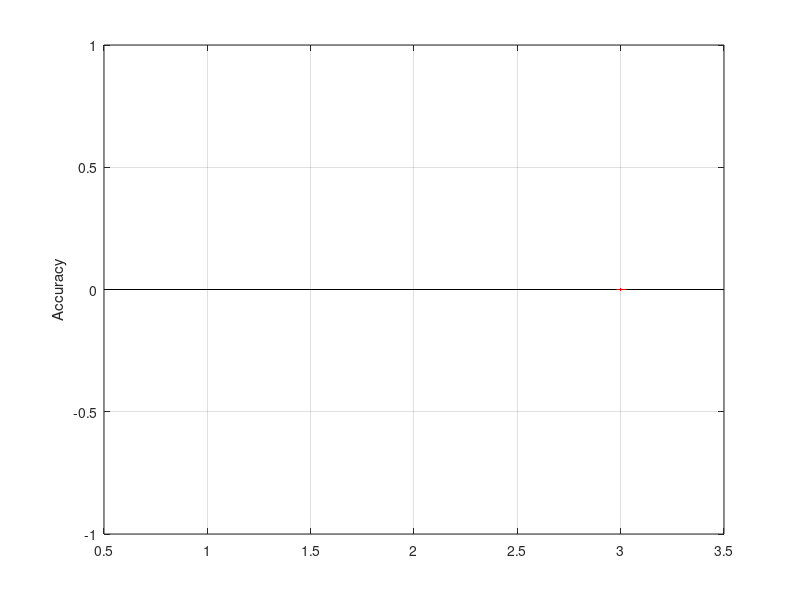

Write the MATLAB code that produced this figure. (Note: this script raises an error after producing the figure.)

src = '../user_study/data/user';

dataset = {'sgan_single', 'param_single'};
acc1_mean = zeros(1, 3);
acc1_err = zeros(1, 3);
acc2_mean = zeros(1, 3);
acc2_err = zeros(1, 3);
for j = 1:numel(dataset)
    dd = dir(fullfile(src, dataset{j}, 'y', '*.mat'));
    N = numel(dd);
    acc = zeros(1, N);
    expert = false(1, N);
    for i = 1:numel(dd)
        s = load(fullfile(src, dataset{j}, 'y', dd(i).name));
        acc(i) = s.num_correct/s.num_total;
        expert(i) = s.expert ~= 0;
    end
    acc1 = acc(expert);
    acc1_mean(j) = mean(acc1);
    acc1_err(j) = std(acc1);
    acc2 = acc(~expert);
    acc2_mean(j) = mean(acc2);
    acc2_err(j) = std(acc2);
end
acc_mean = [acc1_mean', acc2_mean'];
acc_err = [acc1_err', acc2_err'];

tags = {'SGAN', 'Parametric'};
n_group = 2;

figure
hold on
bar(acc1_mean)
errorbar(acc1_mean, acc1_err, 'r.');

for j = 1:n_group
    if acc1_mean(j) > 0.7
        text(j, acc1_mean(j)-acc1_err(j)-0.04, sprintf('%.0f%%', acc1_mean(j)*100), 'HorizontalAlignment', 'center', 'fontsize', 10);
    else
        text(j, acc1_mean(j)+acc1_err(j)+0.04, sprintf('%.0f%%', acc1_mean(j)*100), 'HorizontalAlignment', 'center', 'fontsize', 10);
    end
end

grid on;
box on;
ylabel('Accuracy');
h = gca;
h.XLim = [0.5 n_group+0.5];
% h.YLim = [0 0.8];
h.YLim = [0.5 1];
h.YTick = 0.5:0.1:1;
h.XTickLabel = tags;
% h.XTickLabelRotation = 45;
% set(gcf, 'Position', [1014         318         294         304]);
h.XTickLabelRotation = 37.5;
% set(gcf, 'Position', [1313         362         227         237]);
set(gcf, 'color', [1 1 1]);
set(gca, 'Units', 'pixels');
set(gca, 'Position', [33.3700+20   50.0984+30  192.9750-75*1.5  176.6016])
